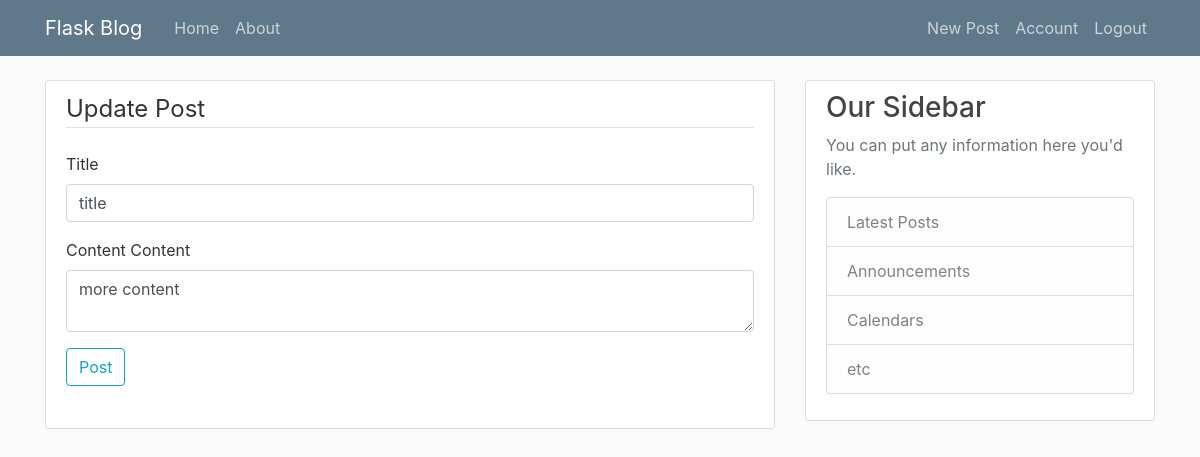
The app's page /post/3/update (signed in) with its own data.
### blog/models.py (models this page shows, shortened)
class Post(db.Model):
    id = db.Column(db.Integer, primary_key=True)
    title = db.Column(db.String(100), nullable=False)
    date_posted = db.Column(db.DateTime, nullable=False, default=datetime.utcnow )
    content = db.Column(db.Text, nullable=False)
    user_id = db.Column(db.Integer, db.ForeignKey('user.id'), nullable=False)

### blog/routes.py (the view)
@app.route("/post/<post_id>/update", methods=['GET','POST'])
@login_required
def update_post(post_id):
    post = Post.query.get_or_404(post_id)
    if post.author != current_user:
        abort(403)
    form = PostForm()
    if form.validate_on_submit():
        post.title = form.title.data
        post.content = form.content.data
        db.session.commit()
        flash('Your post has been updated', 'success')
        return redirect(url_for('post', post_id=post.id))
    elif request.method == 'GET':
        form.title.data = post.title
        form.content.data = post.content
    return render_template('create_post.html', title='Update Post',
                           form=form, legend='Update Post')

### blog/forms.py
class PostForm(FlaskForm):
    title = StringField('Title', validators=[DataRequired()])
    content = TextAreaField('Content', validators=[DataRequired()])
    submit = SubmitField('Post')

### blog/models.py (called while the page is built)
@login_manager.user_loader
def load_user(user_id):
    return User.query.get(int(user_id))

### blog/templates/create_post.html (shortened to what this page needs)
{% extends "layout.html" %}
{% block content %}
<div class="content-section">
  <form method="POST" action="">
    <fieldset class="form-group">
      <legend class="border-bottom mb-4">{{ legend  }}</legend>
      <div class="form-group">
        {{ form.title.label(class="form-control-label") }}
        {% if form.title.errors %}
          {{ form.title(class="form-control from-control-lg is-invalid") }}
          <div class="invalid-feedback">
            {% for error in form.title.errors%}
              <span>{{ error }}</span>
            {% endfor %}
          </div>
          {% else %}
        {{ form.title(class="form-control from-control-lg") }}
        {% endif %}
      </div>
      <div class="form-group">
        {{ form.content.label(class="form-control-label") }}
        {{ form.content.label(class="form-control-label") }}
        {% if form.content.errors %}
          {{ form.content(class="form-control from-control-lg is-invalid") }}
          <div class="invalid-feedback">
            {% for error in form.content.errors%}
              <span>{{ error }}</span>
            {% endfor %}
          </div>
          {% else %}
        {{ form.content(class="form-control from-control-lg") }}
        {% endif %}
      </div>
      <div class="form-group">
        {{ form.submit(class="btn btn-outline-info") }}
      </div>
    </fieldset>
  </form>
</div>
{% endblock content  %}

### blog/static/main.css (style rules this page uses)
body { background: #fafafa; color: #333333; margin-top: 5rem; }
.content-section { background: #ffffff; padding: 10px 20px; border: 1px solid #dddddd; border-radius: 3px; margin-bottom: 20px; }

### records on screen
Post: title.label "Title", title "title", content "more content"

### other values on screen
{{ legend }} "Update Post"
